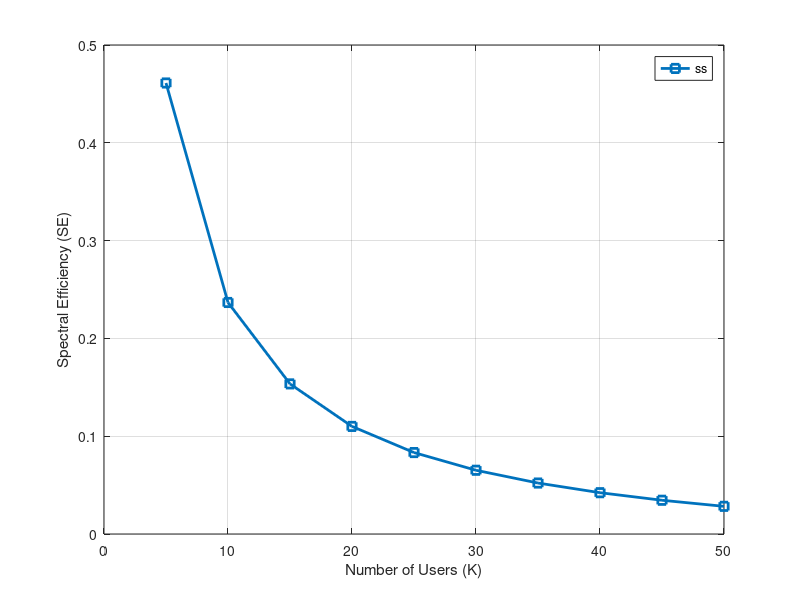

MATLAB code for this plot:
clc;
clear all;
close all;

% Parameters
M = 10;         % Number of Access Points
N = 2;          % Number of antennas per Access Point
rho = 1;        % Normalized uplink SNR
    
tau_c = 100;    % Coherence time
K_values = 5:5:50; % Range of values for K (number of USERS)

sigma_degree = 10; % Sigma in degrees
sigma_radian = deg2rad(sigma_degree);  % Convert sigma from degrees to radians
d = 20;         % Distance parameter d (we can adjust this as needed according to distance in antenna array)

numsim = 100; % Number of Monte Carlo simulations

% Simulation

ss_values = zeros(size(K_values));

for k_idx = 1:length(K_values)
    K = K_values(k_idx);
    tau_p = K; % Length of pilot sequence
   
    % Initialize SE_sum for this simulation
    ds=0;
    bu=0;
    ui=0;
    ni=0;
    SINR_sum = 0;
    
    for sim = 1:numsim
        for m = 1:M
            %Generating channel 
            h=1/sqrt(2).*[randn(N,1)+1j*randn(N,1)];
            Beta=randn(N,1);
            g=sqrt(Beta).*h;

            % Uplink Training
            tau_up=K;
            ps=randi([0,1],K,1);
            w_p=1/sqrt(2).*[randn(N,1)+1j*randn(N,1)];
            Rho=20;

            %  channel estimation
            w_ud=1/sqrt(2).*[randn(N,1)+1j*randn(N,1)];
            g_Hat=g+w_ud/sqrt(tau_up.*Rho);            

            % Generating large scale fading coefficient betamk using the model given in the paper
            d_mk = sqrt(rand^2 + rand^2) * 1e3; % Convert to meters
            F_mk = sqrt(100) * randn; % Mean 0, variance 100 (dB)
            beta_mk_dB = -34.53 - 38 * log10(d_mk / 1) + F_mk;
            beta_mk = 10^(beta_mk_dB / 20); % Convert to linear scale

            % Generate spatial correlation matrix R_mk
            phi = -pi + (2*pi) * rand(1, N);
            corr_matrix = zeros(N, N);

            for l = 1:N
                for n = 1:N
                    A = 2 * pi * d * (l - n) * cos(phi(n)) * sigma_radian;
                    term1 = exp(2 * pi * 1i * d * (l - n) * sin(phi(n)));
                    term2 = exp((-sigma_radian^2 / 2) * (2 * pi * d * (l - n) * cos(phi(n)))^2);
                    term3 = qfunc((-20 * sigma_radian - A) / sigma_radian) - qfunc((20 * sigma_radian - A) / sigma_radian);
                    corr_matrix(l, n) = beta_mk * (term1 * term2 * term3);
                end
            end

            % Ensure the matrix is Hermitian (conjugate symmetric)
            Rmk = corr_matrix ;

            % Calculate SE for each K
            DSk = ds+sqrt(rho) * mean(diag(Rmk));
            BUk = bu+sqrt(rho) * (trace(Rmk^2) - trace(Rmk)^2 / N);
            UIkk = ui+sqrt(rho) * trace(Rmk);
            NIk = ni +mean(diag(Rmk));

            SINR_k = (abs(DSk)^2) / (abs(BUk)^2 + abs(UIkk)^2 + abs(NIk)^2);

            % Accumulate SE for each user
            SINR_sum = SINR_sum + SINR_k;
        end
    end

    % Average SE over all users and APs
    ss_values(k_idx) = (1-tau_p/tau_c).*log2(1 + SINR_sum / (K * numsim));
end

% Plot Results
figure;

plot(K_values, ss_values, 's-', 'LineWidth', 2, 'DisplayName', 'ss');
xlabel('Number of Users (K)');
ylabel('Spectral Efficiency (SE)');
% title('Spectral Efficiency vs. Number of Users in Cell-Free Massive MIMO');
legend('show');
grid on;
